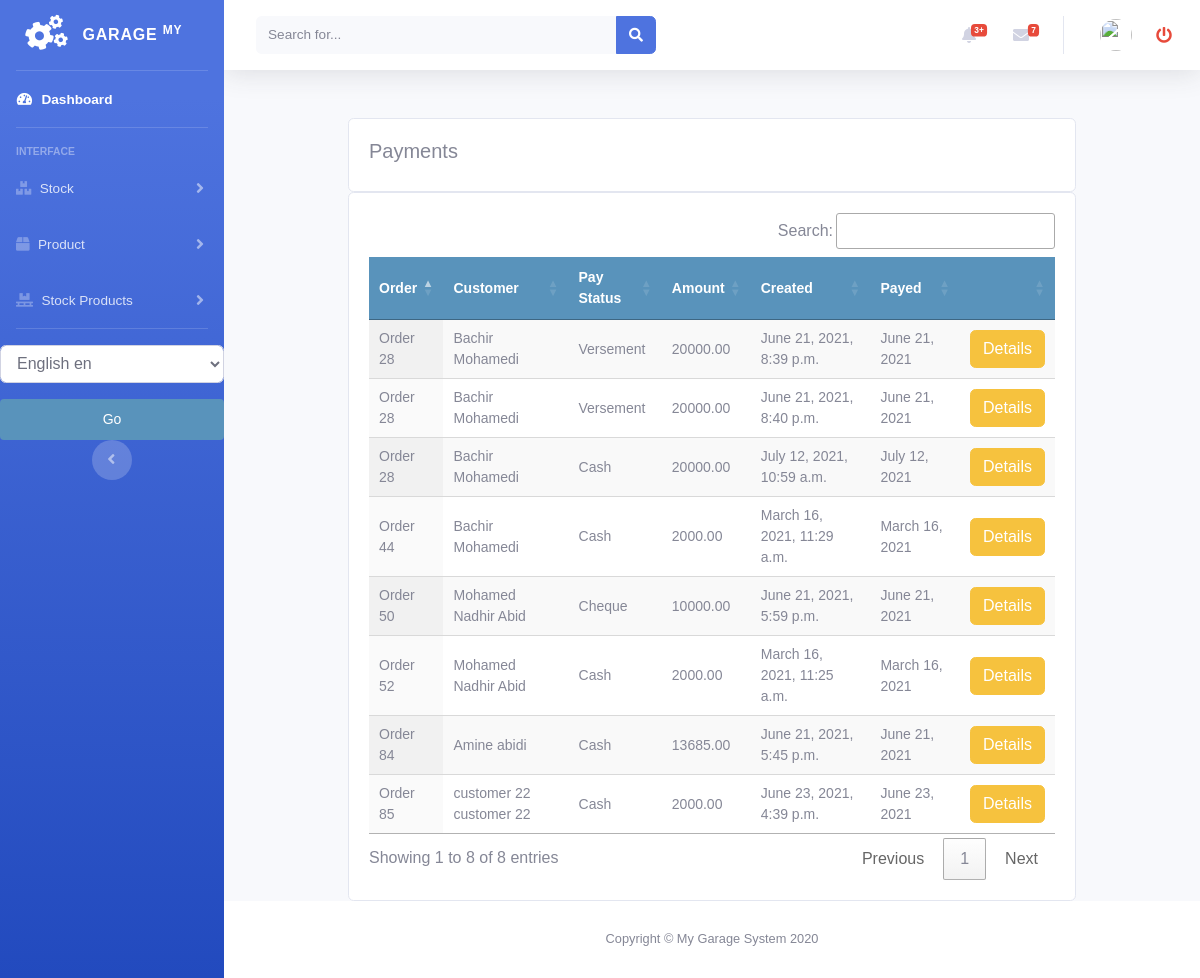
/payments/customer_payment_list, run on the app's committed database.
### payments/models.py (models this page shows)
class SellOrderPayment(models.Model):
    order = models.ForeignKey(Order, on_delete=models.CASCADE, blank=True, null=True)
    customer = models.ForeignKey(Customer, on_delete=models.CASCADE)
    user = models.IntegerField(default=0)
    amount = models.DecimalField(max_digits=10, decimal_places=2)
    created = models.DateTimeField(auto_now_add=True)
    pay_date = models.DateField(null=True, blank=True)
    pay_type = (
        ('Cash', 'Cash'),
        ('Cheque', 'Cheque'),
        ('Versement', 'Versement'),
    )
    pay_status = models.CharField(max_length=9, choices=pay_type, blank=True, default="Cash")

### sellorder/models.py (models this page shows, shortened)
class Order(models.Model):
    customer = models.ForeignKey(Customer, on_delete=models.DO_NOTHING)
    vehicle = models.ForeignKey(Vehicle, on_delete=models.DO_NOTHING, null=True, blank=True)
    created = models.DateTimeField(auto_now_add=True)
    updated = models.DateTimeField(auto_now=True)
    debt = models.DecimalField(max_digits=10, decimal_places=2, null=True, blank=True, default=0)
    timbre = models.DecimalField(max_digits=10, decimal_places=2, null=True, blank=True, default=0)
    total_price = models.DecimalField(max_digits=10, decimal_places=2, null=True, blank=True, default=0)
    discount_amount = models.DecimalField(max_digits=10, decimal_places=2, null=True, blank=True, default=0)
    paid = models.BooleanField(default=False)
    order_tva = models.PositiveIntegerField(default=0)
    confirmed = models.BooleanField(default=False)
    factured = models.BooleanField(default=False)
    order_date = models.DateField(null=True, blank=True)
    class Meta:
        ordering = ('-created',)
    def __str__(self):
        return f'Order {self.id}'

### customer/models.py (models this page shows, shortened)
class Customer(models.Model):
    firstname = models.CharField(max_length=250, null=True)
    lastname = models.CharField(max_length=250, null=True)
    address = models.CharField(max_length=200, null=True)
    phone = models.CharField(max_length=200, null=True)
    date_created = models.DateTimeField(auto_now_add=True, null=True)
    date_updated = models.DateTimeField(auto_now=True)
    date_joined = models.DateField(null=True)
    enterprise = models.BooleanField(default=False)
    debt = models.DecimalField(max_digits=10, decimal_places=2, null=True, default=0)
    def __str__(self):
        return self.firstname + " " + self.lastname

### payments/views.py (the view)
# urls.py: path('customer_payment_list', views.customer_payment_list, name='customer_payment_list'),
def customer_payment_list(request):
    customerpayments = SellOrderPayment.objects.all()
    context = {
        "customerpayments": customerpayments
    }
    return render(request, 'payments/customer/payment_list.html', context)

### accounts/templatetags/erpextra.py (called while the page is built)
@register.filter(name='has_group')
def has_group(user, group_name):
    group = Group.objects.get(name=group_name)
    return True if group in user.groups.all() else False

### payments/templates/payments/customer/payment_list.html (shortened to what this page needs)
{% extends 'home.html' %}
{% load static %}
{% load i18n %}
{% block content %}
<br>
<div class="container">
    <div class="row">
        <div class="col-md">
            <div class="card card-body">
                <h5>{% trans "Payments" %}</h5>
            </div>
            <div class="card card-body">
                <table id="table_id" class="display text-center">
                    <thead>
                    <tr>
                        <th>{% trans "Order" %}</th>
                        <th>{% trans "Customer" %}</th>
                        <th>{% trans "Pay Status" %}</th>
                        <th>{% trans "Amount" %}</th>
                        <th>{% trans "Created" %}</th>
                        <th>{% trans "Payed" %}</th>
                        <th></th>
                    </tr>
                    </thead>
                    <tbody>
                    {% for payment in customerpayments %}
                    <tr>
                        <td>
                            {{payment.order}}
                        </td>
                        <td>
                            {{payment.customer}}
                        </td>
                        <td>
                            {{payment.pay_status}}
                        </td>
                        <td>
                            {{payment.amount}}
                        </td>
                        <td>
                            {{payment.created}}
                        </td>
                        <td>
                            {{payment.pay_date}}
                        </td>
                        <td>
                           <a class="btn btn-warning " href="{% url 'sellorder:sellorder_details' payment.order.id %}">{% trans "Details" %}</a>
                        </td>
                    </tr>
                    {% endfor %}
                    </tbody>
                </table>
            </div>
        </div>
    </div>
</div>
{% endblock %}
{% block jsscript %}
<link rel="stylesheet" type="text/css" href="https://cdn.datatables.net/1.10.22/css/jquery.dataTables.css">
<link rel="stylesheet" type="text/css" href="https://cdn.datatables.net/buttons/1.6.5/css/buttons.dataTables.min.css">
{% endblock %}

### static/css/main.css (style rules this page uses)
body { margin:0; padding:0; font-family:helvetica, sans-serif; }
h1, h2, h3, h4, h5 , h6 { font-family: 'Ubuntu', sans-serif; font-weight:normal; }
a { text-decoration:none; color:#5993bb; }
table { width:100%; border-spacing:0; border-collapse: collapse; }
table th, table td { text-align:left; font-size:14px; padding:10px; margin:0; }
tbody tr:nth-child(odd) { background:#efefef; }
thead th, tbody tr.total { background:#5993bb; color:#fff; font-weight:bold; }

### data on the page
SellOrderPayment: order "Order 52", customer "Mohamed Nadhir Abid", pay_status "Cash", amount "2000.00", created "March 16, 2021, 11:25 a.m.", pay_date "March 16, 2021"
SellOrderPayment: order "Order 44", customer "Bachir Mohamedi", pay_status "Cash", amount "2000.00", created "March 16, 2021, 11:29 a.m.", pay_date "March 16, 2021"
SellOrderPayment: order "Order 84", customer "Amine abidi", pay_status "Cash", amount "13685.00", created "June 21, 2021, 5:45 p.m.", pay_date "June 21, 2021"
SellOrderPayment: order "Order 50", customer "Mohamed Nadhir Abid", pay_status "Cheque", amount "10000.00", created "June 21, 2021, 5:59 p.m.", pay_date "June 21, 2021"
SellOrderPayment: order "Order 28", customer "Bachir Mohamedi", pay_status "Versement", amount "20000.00", created "June 21, 2021, 8:39 p.m.", pay_date "June 21, 2021"
SellOrderPayment: order "Order 28", customer "Bachir Mohamedi", pay_status "Versement", amount "20000.00", created "June 21, 2021, 8:40 p.m.", pay_date "June 21, 2021"
SellOrderPayment: order "Order 85", customer "customer 22 customer 22", pay_status "Cash", amount "2000.00", created "June 23, 2021, 4:39 p.m.", pay_date "June 23, 2021"
SellOrderPayment: order "Order 28", customer "Bachir Mohamedi", pay_status "Cash", amount "20000.00", created "July 12, 2021, 10:59 a.m.", pay_date "July 12, 2021"
